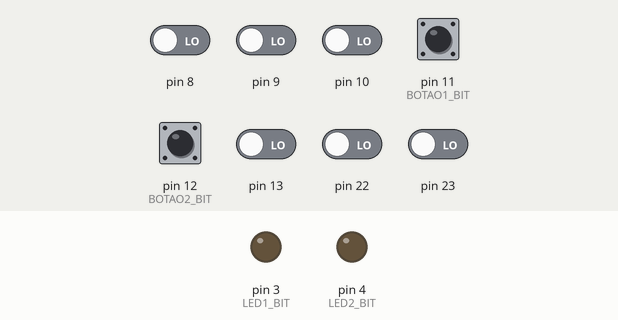
Bench run of a sketch on a simulated Arduino Uno, built with avr-gcc and run on an emulated ATmega328P. On the bench: output pins drawn as LEDs (lit = HIGH). Dashed ring = blinking. The test bench sets the inputs (shaded band); at power-on: pin 8–10, pin 11 (BOTAO1_BIT), pin 12 (BOTAO2_BIT), pin 13, pin 22, pin 23 LOW.

Above: at 1.2 s.
1.3 s: pin 11 (BOTAO1_BIT) pulled HIGH for 1 s
At 1.45 s:
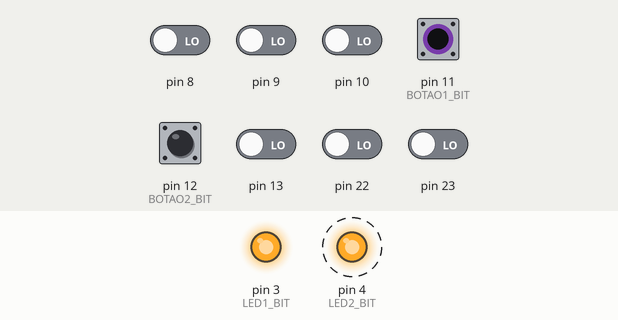
3.8 s: pin 12 (BOTAO2_BIT) pulled HIGH for 1 s
At 4.2 s:
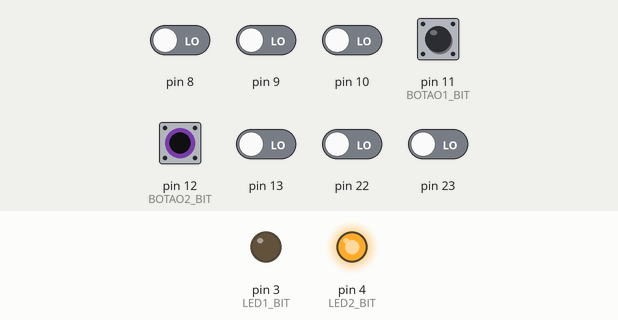
Timing chart, 0 to 6.8 s (numbered marks = the images above; inputs shaded):
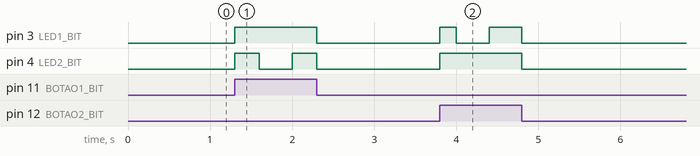

The sketch:

Q3.7.ino
```cpp
/*
3.7 Dois botões + 2 LEDs:

Botão 1 → LED1 aceso, LED2 piscando.
Botão 2 → inverter funções.
Ambos → apaga.
 */

// -Macros de Hardware
#define LED_DDR     DDRD
#define LED_PORT    PORTD
#define LED1_BIT    PD3
#define LED2_BIT    PD4

#define BOTAO_DDR     DDRB
#define BOTAO_PORT    PORTB
#define BOTAO_PIN_REG PINB
#define BOTAO1_BIT    PB3
#define BOTAO2_BIT    PB4

// - Manipulação de Bits
#define CONFIG_SAIDA(ddr, bit)   ( (ddr) |= (1 << (bit)) )
#define CONFIG_ENTRADA(ddr, bit) ( (ddr) &= ~(1 << (bit)) )
#define PIN_HIGH(port, bit)      ( (port) |= (1 << (bit)) )
#define PIN_LOW(port, bit)       ( (port) &= ~(1 << (bit)) )
#define LER_PIN(pin_reg, bit)    ( (pin_reg) & (1 << (bit)) )

// - Variáveis de Temporização
unsigned long millisAnteriorPisca = 0;
const long intervaloPisca = 400;
int estadoLedPisca = 0;

void setup() {
  // LEDs como saída e desligados
  CONFIG_SAIDA(LED_DDR, LED1_BIT);
  CONFIG_SAIDA(LED_DDR, LED2_BIT);
  PIN_LOW(LED_PORT, LED1_BIT);
  PIN_LOW(LED_PORT, LED2_BIT);

  // Botões como entrada
  CONFIG_ENTRADA(BOTAO_DDR, BOTAO1_BIT);
  CONFIG_ENTRADA(BOTAO_DDR, BOTAO2_BIT);
  PIN_LOW(BOTAO_PORT, BOTAO1_BIT); // Pull-up desligado
  PIN_LOW(BOTAO_PORT, BOTAO2_BIT); // Pull-up desligado
}

void loop() {
  if (millis() - millisAnteriorPisca >= intervaloPisca) {
    millisAnteriorPisca = millis();
    estadoLedPisca = !estadoLedPisca;
  }

  // - Ler os Botões
  bool b1_pressionado = LER_PIN(BOTAO_PIN_REG, BOTAO1_BIT);
  bool b2_pressionado = LER_PIN(BOTAO_PIN_REG, BOTAO2_BIT);

  // Verificamos o caso "Ambos Pressionados"
  if (b1_pressionado && b2_pressionado) {
    PIN_LOW(LED_PORT, LED1_BIT);
    PIN_LOW(LED_PORT, LED2_BIT);

  } else if (b1_pressionado) {
    // -Apenas Botão 1 Pressionado

    // LED 1 ACESO
    PIN_HIGH(LED_PORT, LED1_BIT);
    // LED 2 PISCA (recebe o estado do relógio)
    if (estadoLedPisca) {
      PIN_HIGH(LED_PORT, LED2_BIT);
    } else {
      PIN_LOW(LED_PORT, LED2_BIT);
    }

  } else if (b2_pressionado) {
    // - Apenas Botão 2 Pressionado) ---
    // LED 1 PISCA
    if (estadoLedPisca) {
      PIN_HIGH(LED_PORT, LED1_BIT);
    } else {
      PIN_LOW(LED_PORT, LED1_BIT);
    }

    // LED 2 ACESO
    PIN_HIGH(LED_PORT, LED2_BIT);

  } else {
    // - Nenhum Botão Pressionado
    PIN_LOW(LED_PORT, LED1_BIT);
    PIN_LOW(LED_PORT, LED2_BIT);
  }
}
```

Measured:
- after the input at 1.3 s, pin 3 (LED1_BIT): LOW → HIGH at once, → LOW 1.0 s later; pin 4 (LED2_BIT): alternates HIGH for 0.30 s and LOW for 0.40 s, 4 changes in all, then stays LOW, starting at once
- after the input at 3.8 s, pin 3 (LED1_BIT): LOW → HIGH at once, → LOW 0.20 s later, → HIGH 0.40 s later, → LOW 0.40 s later; pin 4 (LED2_BIT): LOW → HIGH at once, → LOW 1.0 s later
